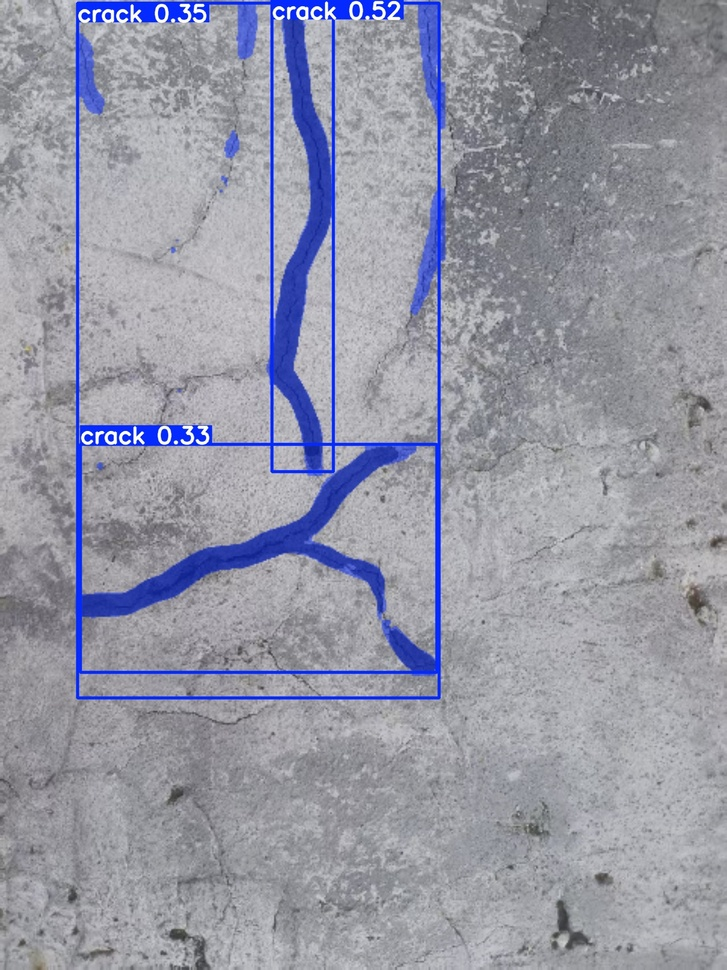
#> input picture results0.jpg, 727 x 970 px, shrunk from 1279 x 1706 before the run, given as the content of the folder ./nus_testset, which was not available
$ python test_for_HoughLines.py
#> lines starting #> are read from the running program, lines starting #| are printed output that depends on the picture; after the words box and inside, x2 and y2 are one past the last pixel; in counts of white or black regions, pixels touching at a corner belong together; pictures that were not available may be replaced by others from this repository, and a replacement may not be noted
#> further down, original_image is the input picture: shape (970, 727, 3); mean B, G, R 165.6, 151.3, 149.8
import cv2
import numpy as np
import os
import glob

'''
HoughLinesP 直线检测参数:
threshold: 投票阈值,越高检测到的直线越少
minLineLength: 最小直线长度,越大只检测长直线
maxLineGap: 直线段间最大间隙,影响直线连接
rho=1: 距离分辨率(像素精度)
theta=np.pi/180: 角度分辨率(1度精度)
'''

# 在图像上绘制检测到的直线
def draw_lines_on_image(image):
    """
    在输入图像上检测直线并用红线绘制出来。
    """
    # 创建图像副本，不改变原图
    processed_image = image.copy()

    # 转换为灰度图并进行边缘检测
    gray = cv2.cvtColor(processed_image, cv2.COLOR_BGR2GRAY)
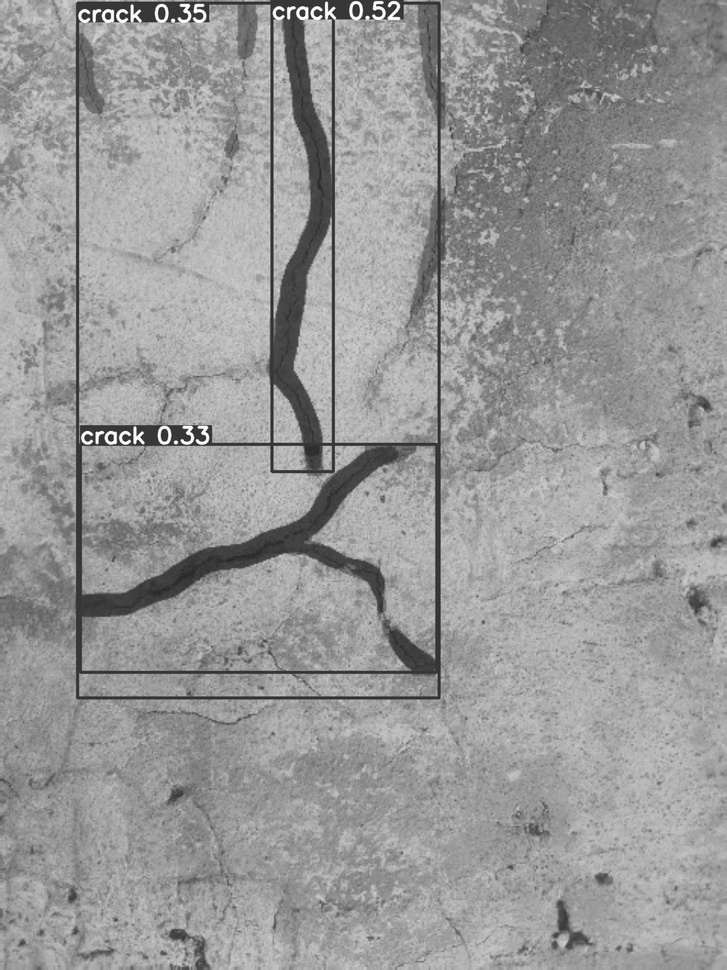
#> gray: shape (970, 727); min 28, max 255, mean 152.4
    edges = cv2.Canny(gray, 50, 150)
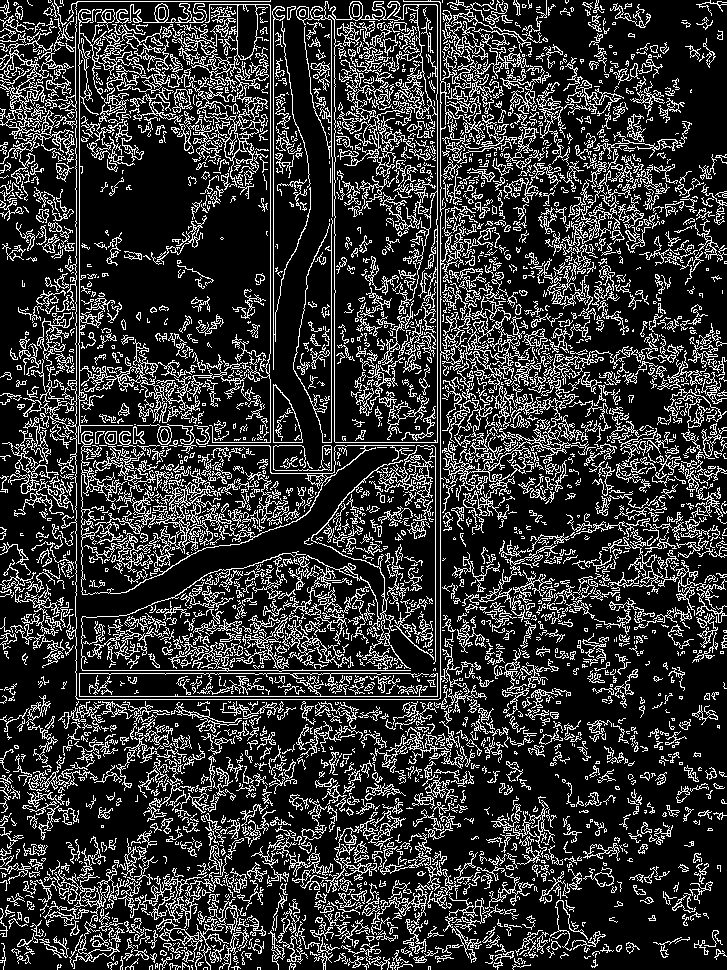
#> edges: shape (970, 727); 20.7% white in thin lines or dots

    # 使用霍夫变换检测直线
    lines = cv2.HoughLinesP(edges, 1, np.pi/180, threshold=80, minLineLength=100, maxLineGap=10)
#> lines = 314 rows, first 6: [440, 703, 440, 2], [273, 369, 273, 9], [270, 529, 270, 379], [331, 476, 331, 218], [76, 595, 76, 101], [334, 475, 334, 6]

    # 在图像上用红色绘制检测到的直线
    if lines is not None:
        print(f"检测到 {len(lines)} 条直线。")
#| 检测到 314 条直线。
        for line in lines:
            x1, y1, x2, y2 = line[0]
            # 使用红色 (0, 0, 255) 和粗细为 2 的线条绘制
            cv2.line(processed_image, (x1, y1), (x2, y2), (0, 0, 255), 2)
#> this loop made 314 passes
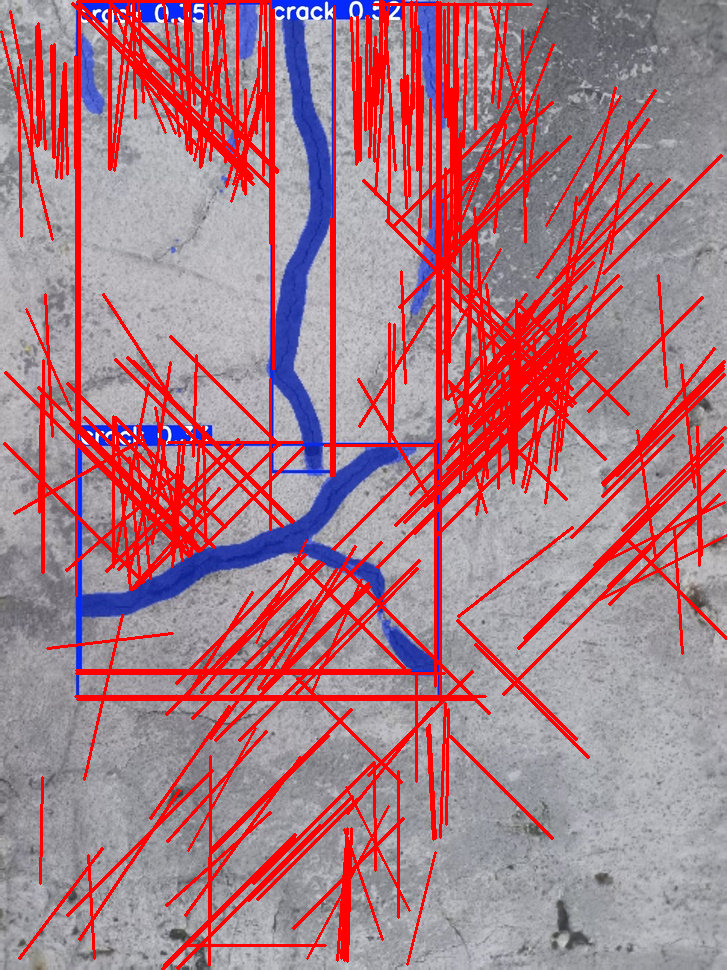
#> processed_image: shape (970, 727, 3); 19.11% of pixels changed, all inside (x1, y1, x2, y2) = (0, 0, 727, 970)

    return processed_image

# --- 主程序 ---

# 设置输入文件夹路径
input_folder = './nus_testset'  # 请确保这个文件夹存在

# 支持的图像格式
image_extensions = ['*.jpg', '*.jpeg', '*.png', '*.bmp', '*.tiff', '*.tif']

# 获取所有图像文件
image_files = []
for extension in image_extensions:
    # 忽略大小写，合并搜索结果
    image_files.extend(glob.glob(os.path.join(input_folder, extension.lower())))
    image_files.extend(glob.glob(os.path.join(input_folder, extension.upper())))

# 检查是否找到图像
if not image_files:
    print(f"在文件夹 '{input_folder}' 中未找到任何支持的图像文件。")
else:
    print(f"找到 {len(image_files)} 张图像。")

# 处理每张图像
for i, image_path in enumerate(image_files):
    print(f"\n--- 正在处理图像 {i+1}/{len(image_files)}: {os.path.basename(image_path)} ---")

    try:
        # 读取原始图像
        original_image = cv2.imread(image_path)

        if original_image is None:
            print(f"无法读取图像，跳过: {image_path}")
            continue

        # 在图像上绘制直线检测结果
        image_with_lines = draw_lines_on_image(original_image)

        # 显示结果图像
        cv2.imshow(f"Line Detection Result for {os.path.basename(image_path)}", image_with_lines)

        # 等待用户按键，然后继续处理下一张或退出
        print("按任意键继续处理下一张图像...")
        cv2.waitKey(0)
        cv2.destroyAllWindows()

    except Exception as e:
        print(f"处理图像 {image_path} 时发生错误: {str(e)}")

print("\n所有图像处理完成！")
